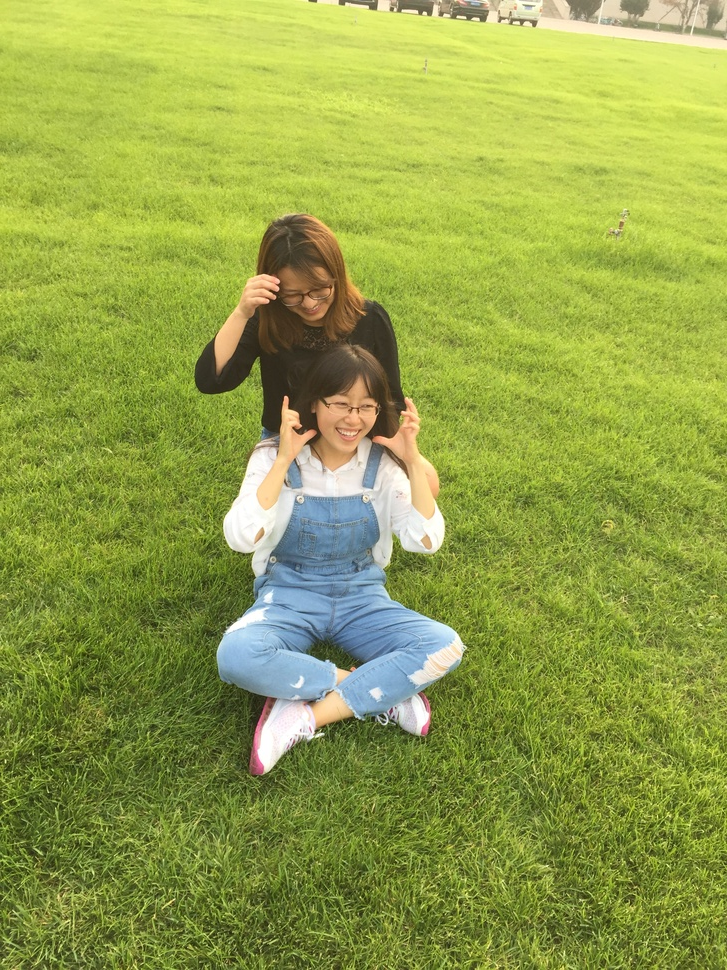
//> input picture ch5_openCV_PCL/openCV/data/smile.JPG, 727 x 970 px, shrunk from 2448 x 3264 before the run
$ ./useLK ../../../ch5_openCV_PCL/openCV/data/smile.JPG   (built with g++ and OpenCV 4)
//> lines starting //> are read from the running program, lines starting //| are printed output that depends on the picture
#include <iostream>
#include <fstream>
#include <list>
#include <vector>
#include <chrono>
using namespace std;

#include <opencv2/core/core.hpp>
#include <opencv2/highgui/highgui.hpp>
#include <opencv2/features2d/features2d.hpp>
#include <opencv2/video/tracking.hpp>

int main( int argc, char** argv )
{
    if ( argc != 2 )
    {
        cout<<"usage: useLK path_to_dataset"<<endl;
        return 1;
    }
    string path_to_dataset = argv[1];


    string associate_file = path_to_dataset + "/associate.txt";

    ifstream fin( associate_file );

    string rgb_file, depth_file, time_rgb, time_depth;
    list< cv::Point2f > keypoints;      // 因为要删除跟踪失败的点，使用list
    cv::Mat color, depth, last_color;

    for ( int index=0; index<100; index++ )
    {
        fin>>time_rgb>>rgb_file>>time_depth>>depth_file;
        color = cv::imread( path_to_dataset+"/"+rgb_file );
//> color is the input picture: 970 rows x 727 cols, CV_8UC3; mean B, G, R 73.7, 161.1, 146.1
        depth = cv::imread( path_to_dataset+"/"+depth_file, -1 );
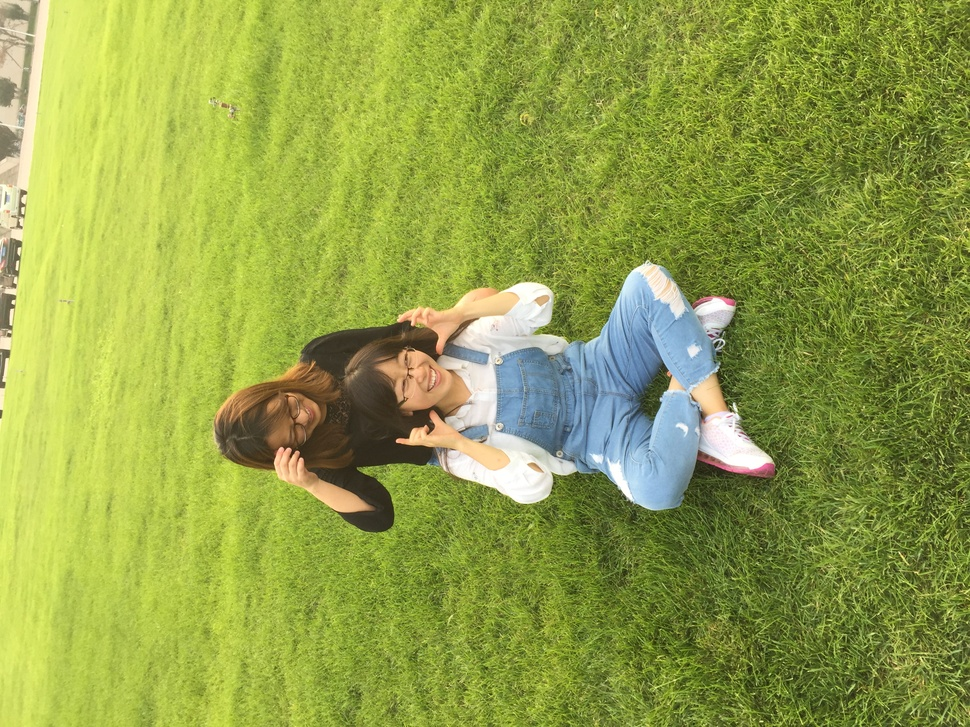
//> depth: 727 rows x 970 cols, CV_8UC3; mean B, G, R 73.7, 161.1, 146.1
        if (index ==0 )
        {
            // 对第一帧提取FAST特征点
            vector<cv::KeyPoint> kps;
            cv::Ptr<cv::FastFeatureDetector> detector = cv::FastFeatureDetector::create("FAST");

            detector->detect( color, kps );
//> kps = 609 keypoints; strongest (x, y, size): (285, 396, 7), (402, 411, 7), (289, 408, 7), (300, 425, 7)
            for ( auto kp:kps )
                keypoints.push_back( kp.pt );
//> this loop made 609 passes
//> kp on passes 1 to 3: keypoint at (339, 3), size 7, keypoint at (346, 3), size 7, keypoint at (342, 4), size 7
//> after the loop, keypoints = 609 items
            last_color = color;
            continue;
        }
        if ( color.data==nullptr || depth.data==nullptr )
            continue;
        // 对其他帧用LK跟踪特征点
        vector<cv::Point2f> next_keypoints;
        vector<cv::Point2f> prev_keypoints;
        for ( auto kp:keypoints )
            prev_keypoints.push_back(kp);
        vector<unsigned char> status;
        vector<float> error;
        chrono::steady_clock::time_point t1 = chrono::steady_clock::now();
        cv::calcOpticalFlowPyrLK( last_color, color, prev_keypoints, next_keypoints, status, error );
        chrono::steady_clock::time_point t2 = chrono::steady_clock::now();
        chrono::duration<double> time_used = chrono::duration_cast<chrono::duration<double>>( t2-t1 );
        cout<<"LK Flow use time："<<time_used.count()<<" seconds."<<endl;
        // 把跟丢的点删掉
        int i=0;
        for ( auto iter=keypoints.begin(); iter!=keypoints.end(); i++)
        {
            if ( status[i] == 0 )
            {
                iter = keypoints.erase(iter);
                continue;
            }
            *iter = next_keypoints[i];
            iter++;
        }
        cout<<"tracked keypoints: "<<keypoints.size()<<endl;
        if (keypoints.size() == 0)
        {
            cout<<"all keypoints are lost."<<endl;
            break;
        }
        // 画出 keypoints
        cv::Mat img_show = color.clone();
        for ( auto kp:keypoints )
            cv::circle(img_show, kp, 10, cv::Scalar(0, 240, 0), 1);
        cv::imshow("corners", img_show);
        cv::waitKey(0);
        last_color = color;
    }
    return 0;
}
